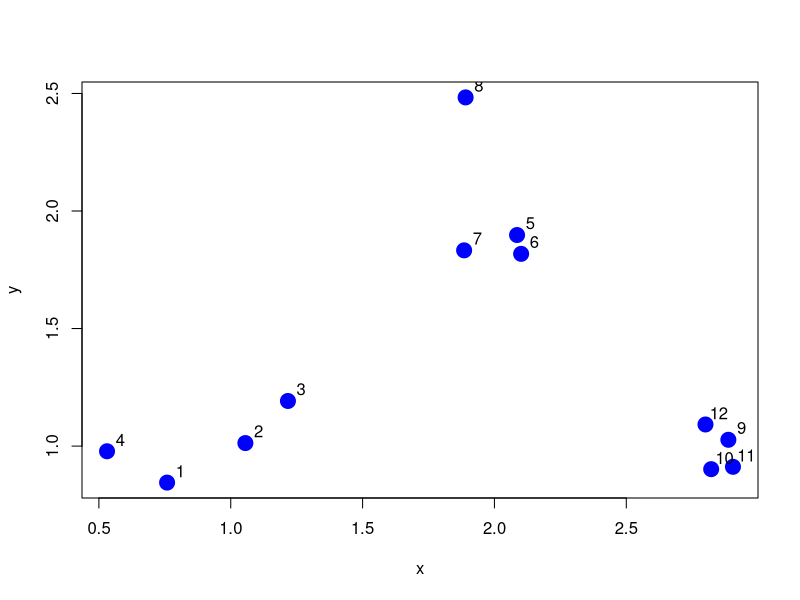
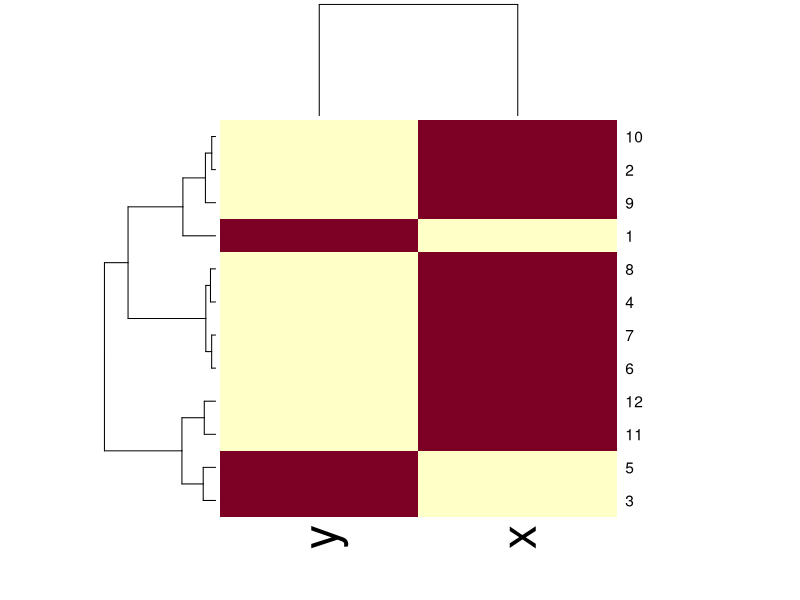
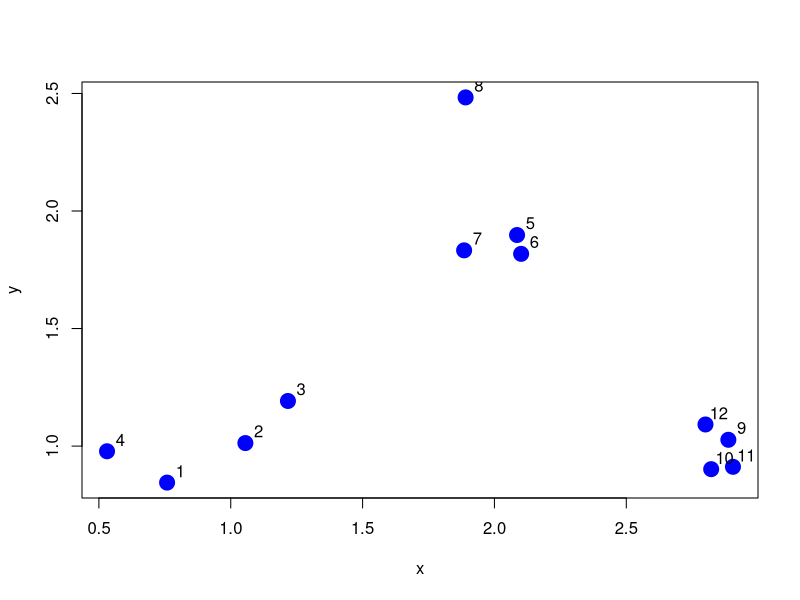
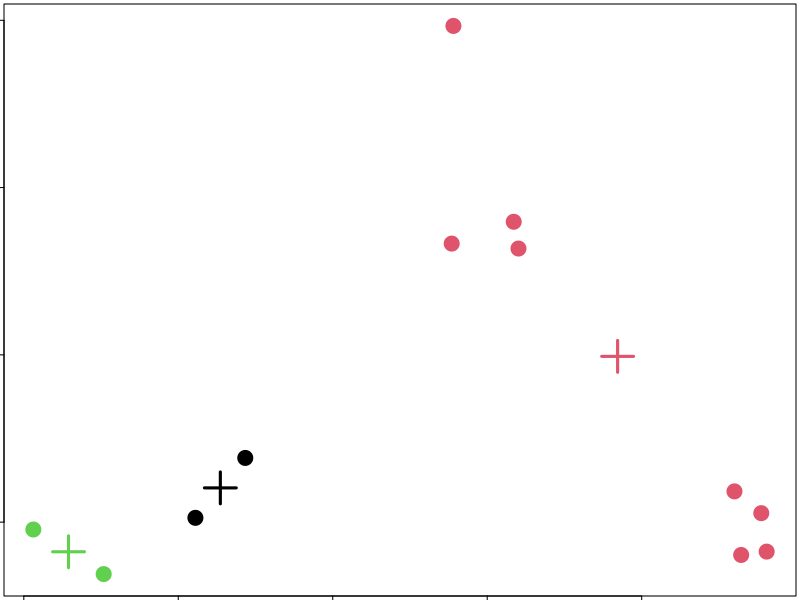
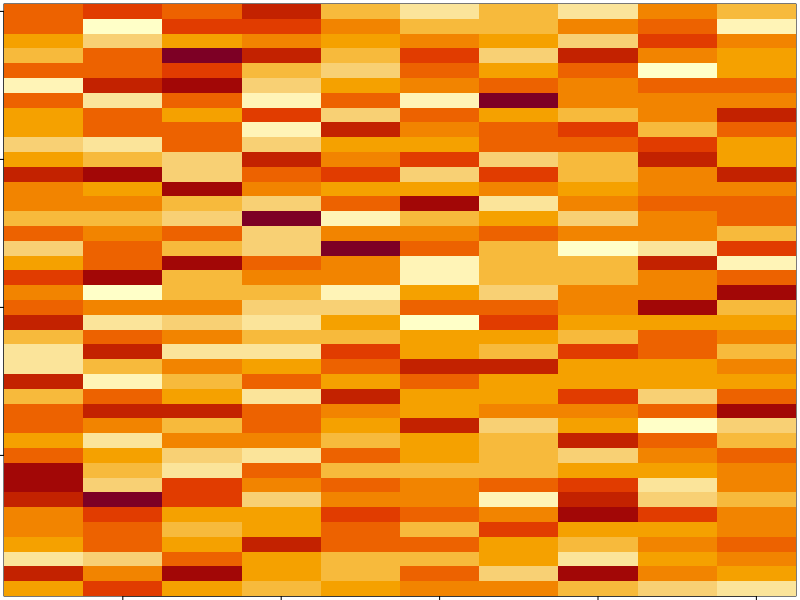
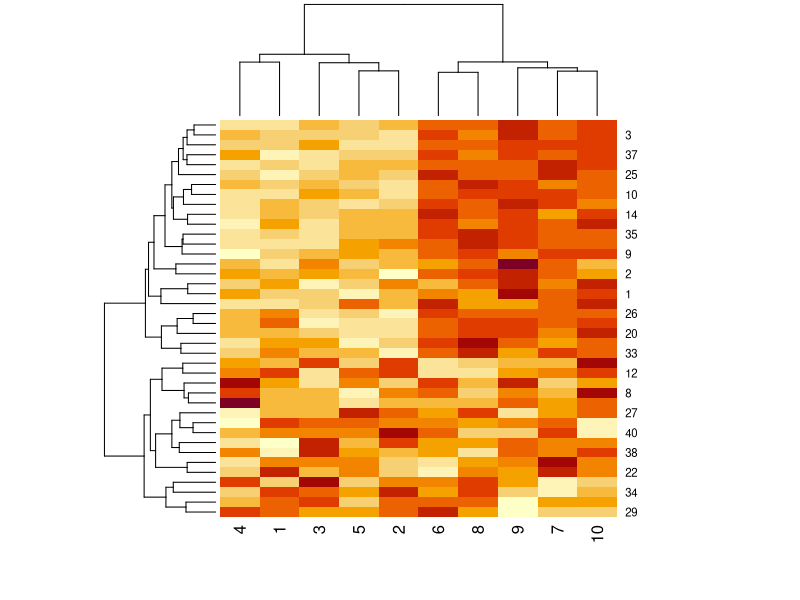

Write the R code that produced these figures, in order.
# hierarchy cluster
set.seed(1234)
x <- rnorm(12, rep(1:3, each = 4), 0.2)
y <- rnorm(12, rep(c(1, 2, 1), each = 4), 0.2)
plot(x, y, col = "blue", pch = 19, cex = 2)
text(x + 0.05, y + 0.05, labels = as.character(1:12))

dataFrame <- data.frame(x=x, y=y)
dist(dataFrame)

set.seed(143)
dataMatrix<-as.matrix(dataFrame)[sample(1:12),]
heatmap(dataMatrix)

# kmeans
set.seed(1234)
x <- rnorm(12, mean = rep(1:3, each = 4), sd = 0.2)
y <- rnorm(12, mean = rep(c(1, 2, 1), each = 4), sd = 0.2)
plot(x, y, col = "blue", pch = 19, cex = 2)
text(x + 0.05, y + 0.05, labels = as.character(1:12))

dataFrame <- data.frame(x=x, y=y)
kmeansObj<-kmeans(dataFrame, centers=3)
names(kmeansObj)

par(mar = rep(.2, 4))
plot(x,y, col=kmeansObj$cluster, pch = 19, cex=2)
points(kmeansObj$centers, col = 1:3, pch = 3, cex = 3, lwd = 3)


# dim red


set.seed(12345)
par(mar = rep(0.2, 4))
dataMatrix <- matrix(rnorm(400), nrow = 40)
image(1:10, 1:40, t(dataMatrix)[, nrow(dataMatrix):1])


set.seed(678910)
for (i in 1:40) {
  coinFlip <- rbinom(1, size = 1, prob = 0.5)
  ## If coin is heads add a common pattern to that row
  if (coinFlip) {
    dataMatrix[i, ] <- dataMatrix[i, ] + rep(c(0, 3), each = 5)
  }
}

heatmap(dataMatrix)
